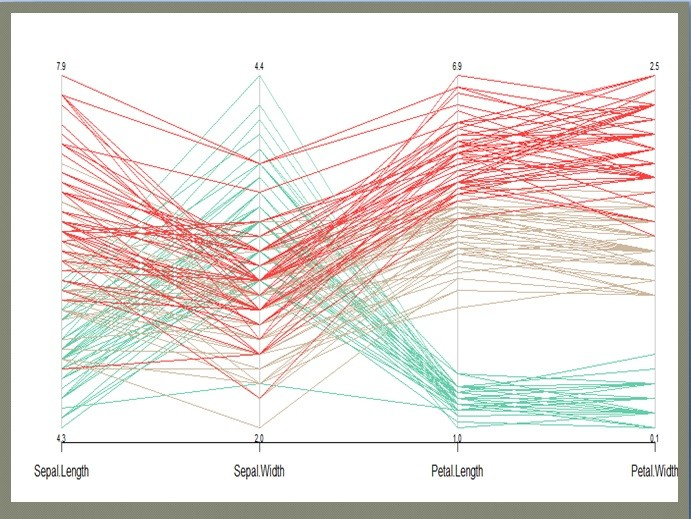
#> input picture notebooks/images/66.jpeg, 691 x 519 px; its folder holds only this picture in this run
$ python -i hdbscan_category_separation.py   (imports and definitions only)
#> lines starting #> are read from the running program, lines starting #| are printed output that depends on the picture; after the words box and inside, x2 and y2 are one past the last pixel; in counts of white or black regions, pixels touching at a corner belong together
#> in process_single_image, img_bgr is the input picture: shape (519, 691, 3); mean B, G, R 220.4, 224.1, 230.2
# hdbscan_category_separator.py

import os
import re
import json
from pathlib import Path

import cv2
import numpy as np
from PIL import Image
from hdbscan import HDBSCAN


class HDBSCANCategorySeparator:
    """
    HDBSCAN-based color category separation (white background), similar to ClusteringCategorySeparator.

    Workflow per base image:
      1) Group all its _crop_# images.
      2) Pick the "best" crop (most clusters by HDBSCAN on downsampled hue).
      3) Compute hue ranges on that best crop (min/max per cluster).
      4) Apply those ranges to *all* crops -> build masks, save white-bg cutouts, assign lines.

    If a JSON with `category_colors` exists for a base, cluster centers are mapped to the closest category.
    Otherwise, outputs are named *_cat_1, *_cat_2, ... (stable order by cluster center hue).

    Notes:
      - Foreground masking uses HSV thresholds [S>=50, V>=50] to avoid white-ish background.
      - HDBSCAN parameters:
          * eps is **ignored** (kept for API compatibility with DBSCAN version).
          * min_samples is interpreted as HDBSCAN's `min_cluster_size`.
      - Lines are assigned by testing the line midpoint against the mask.
    """

    # ---------- Utilities ----------
    @staticmethod
    def _json_exists(p):
        return bool(p) and os.path.exists(p)

    # [108 lines left out: functions _closest_category, _base_stem, _load_lines, _count_gt_categories_for_base, _load_lines_structured, not called in this run]

    # ---------- Core clustering helpers ----------
    def _cluster_hues(self, img_bgr, resize_factor, min_cluster_size,
                      min_samples_hdb=None, sat_thresh=50, val_thresh=50):
        """
        Run HDBSCAN on downsampled hue channel (only moderately saturated/bright pixels).
        Return: dict cluster_id -> (min_hue, max_hue, center_hue), and list of kept cluster ids.

        Parameters:
          min_cluster_size : int
              Interprets the public `min_samples` parameter from process_* as HDBSCAN's min_cluster_size.
          min_samples_hdb : int or None
              Optional HDBSCAN `min_samples`. If None, HDBSCAN will default it.
        """
#> called with resize_factor = 0.3, min_cluster_size = 200, sat_thresh = 50, val_thresh = 50
        hsv = cv2.cvtColor(img_bgr, cv2.COLOR_BGR2HSV)
#> hsv: shape (519, 691, 3); mean H, S, V 36.1, 19.6, 233.8
        H, S, V = hsv[..., 0], hsv[..., 1], hsv[..., 2]
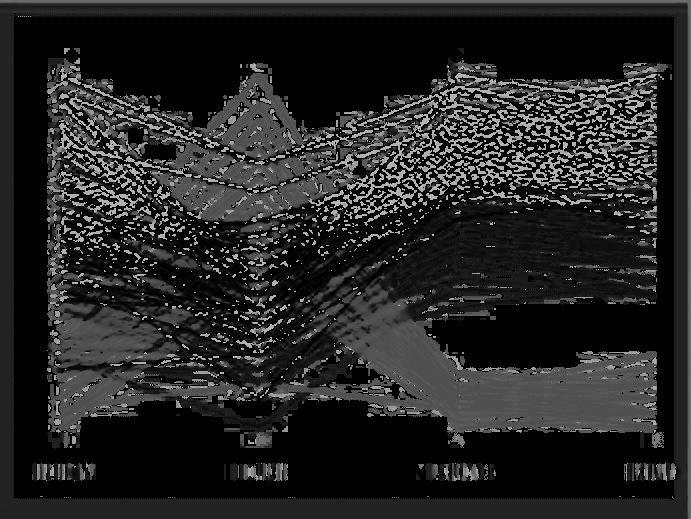
#> H: shape (519, 691); min 0, max 179, mean 36.1
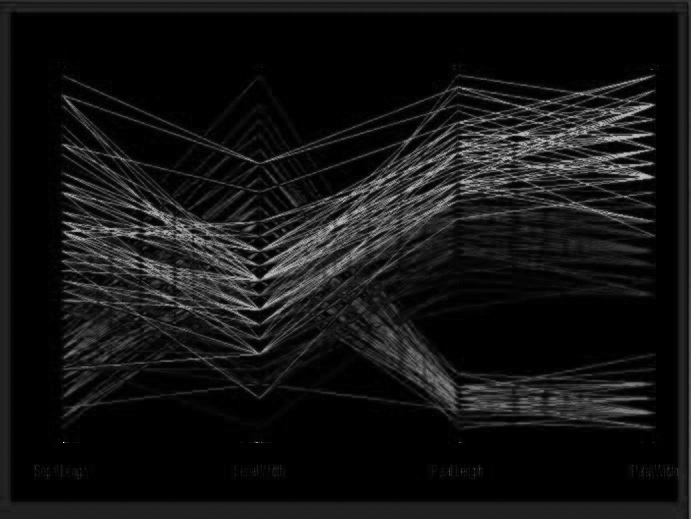
#> S: shape (519, 691); min 0, max 255, mean 19.6
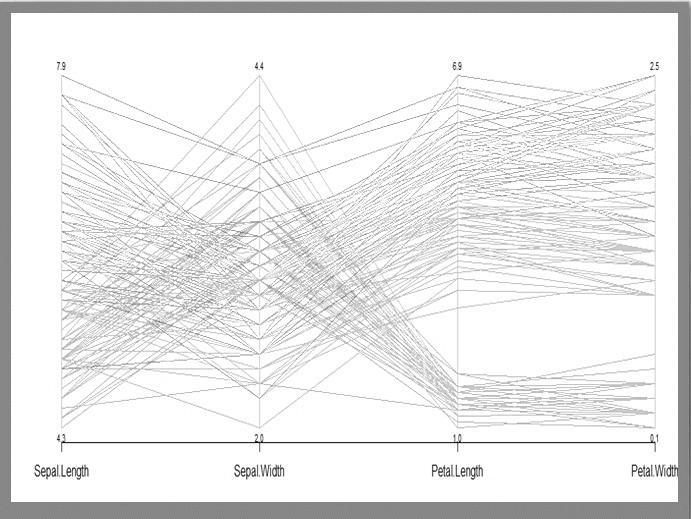
#> V: shape (519, 691); min 0, max 255, mean 233.8

        # Downsample
        h_small = cv2.resize(H, (0, 0), fx=resize_factor, fy=resize_factor, interpolation=cv2.INTER_NEAREST)
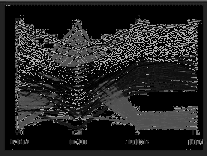
#> h_small: shape (156, 207); min 0, max 179, mean 36
        s_small = cv2.resize(S, (0, 0), fx=resize_factor, fy=resize_factor, interpolation=cv2.INTER_NEAREST)
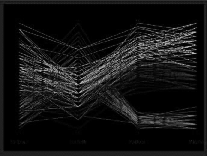
#> s_small: shape (156, 207); min 0, max 188, mean 19.4
        v_small = cv2.resize(V, (0, 0), fx=resize_factor, fy=resize_factor, interpolation=cv2.INTER_NEAREST)
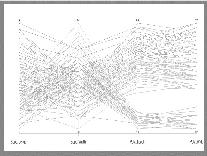
#> v_small: shape (156, 207); min 36, max 255, mean 234.8

        valid_small = (s_small >= sat_thresh) & (v_small >= val_thresh)
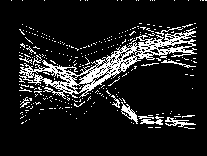
#> valid_small: shape (156, 207) bool; 12.3% white in thin lines or dots, all inside (x1, y1, x2, y2) = (11, 0, 207, 129)
        hue_vals = h_small[valid_small].reshape(-1, 1)
#> hue_vals = 3978 values, max 179 at index 23, min 0 at index 27, mean 60.69

        if hue_vals.size == 0:
            return {}, []

        # HDBSCAN clustering
        if min_samples_hdb is not None:
            clusterer = HDBSCAN(min_cluster_size=min_cluster_size, min_samples=min_samples_hdb)
        else:
#> (the run stopped early here; a loop or call above may not have finished)

$ run again, on notebooks/images/1.png
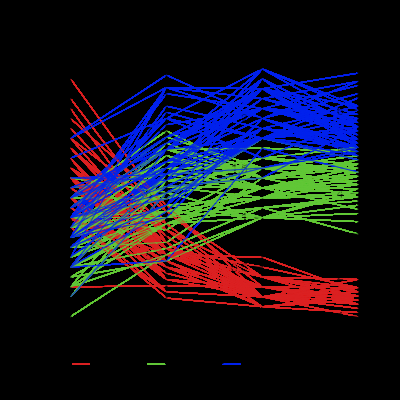
#> input picture notebooks/images/1.png, 400 x 400 px
#> in process_single_image, img_bgr is the input picture: shape (400, 400, 3); mean B, G, R 30.5, 20.2, 21.1
#> hsv: shape (400, 400, 3); mean H, S, V 17.5, 54.4, 51.4
#> in _cluster_hues, `H, S, V = hsv[..., 0], hsv[..., 1], hsv[..., 2]`:
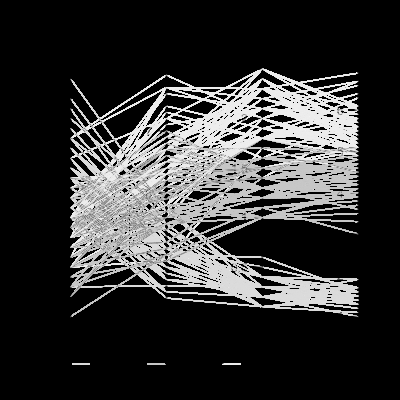
#> V: shape (400, 400); min 0, max 242, mean 51.4
#> in _cluster_hues, `valid_small = (s_small >= sat_thresh) & (v_small >= val_thresh)`:
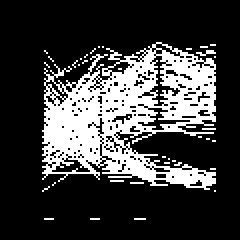
#> valid_small: shape (120, 120) bool (shown 2 times larger); 24.6% white; 36 white regions (35 under 20 px), largest, box (x1, y1, x2, y2) and area: (21, 21, 108, 95) 3423
#> hue_vals = 3541 values, max 179 at index 319, min 0 at index 37, mean 71.02

$ run again, on notebooks/images/105.png
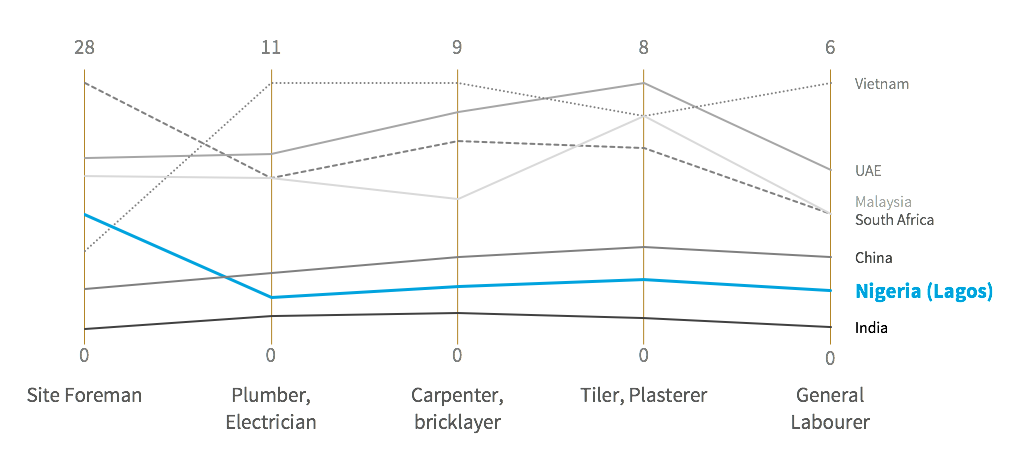
#> input picture notebooks/images/105.png, 1012 x 467 px
#> in process_single_image, img_bgr is the input picture: shape (467, 1012, 3); mean B, G, R 250.5, 250.4, 249.3
#> hsv: shape (467, 1012, 3); mean H, S, V 1.8, 2.5, 251
#> in _cluster_hues, `v_small = cv2.resize(V, (0, 0), fx=resize_factor, fy=resize_factor, in..`:
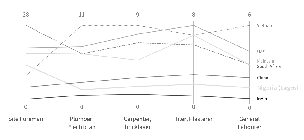
#> v_small: shape (140, 304); min 0, max 255, mean 250.9
#> in _cluster_hues, `valid_small = (s_small >= sat_thresh) & (v_small >= val_thresh)`:
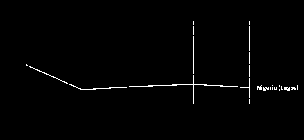
#> valid_small: shape (140, 304) bool; 1.2% white in thin lines or dots, all inside (x1, y1, x2, y2) = (26, 21, 298, 104)
#> hue_vals = 500 values, max 100 at index 356, min 20 at index 0, mean 73.45

$ run again, on notebooks/images/12.png
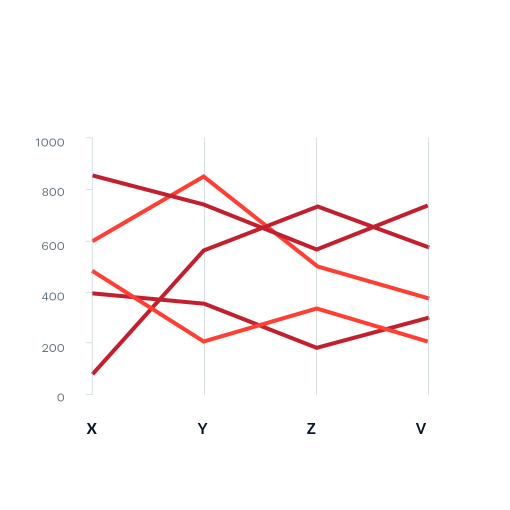
#> input picture notebooks/images/12.png, 1020 x 1020 px (shown at 1/2 size)
#> in process_single_image, img_bgr is the input picture: shape (1020, 1020, 3); mean B, G, R 248.8, 248.7, 253.5
#> hsv: shape (1020, 1020, 3); mean H, S, V 3.9, 6, 253.6
#> in _cluster_hues, `valid_small = (s_small >= sat_thresh) & (v_small >= val_thresh)`:
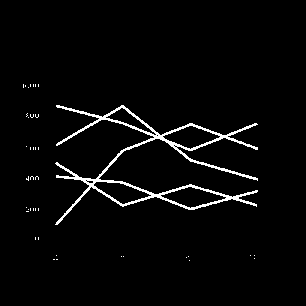
#> valid_small: shape (306, 306) bool; 3.1% white in thin lines or dots, all inside (x1, y1, x2, y2) = (23, 84, 258, 261)
#> hue_vals = 2876 values, max 179 at index 1052, min 0 at index 799, mean 105.2
